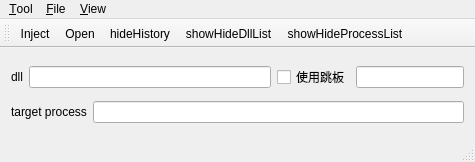
<?xml version="1.0" encoding="UTF-8"?>
<ui version="4.0">
 <class>summerInjectClass</class>
 <widget class="QMainWindow" name="summerInjectClass">
  <property name="geometry">
   <rect>
    <x>0</x>
    <y>0</y>
    <width>475</width>
    <height>162</height>
   </rect>
  </property>
  <property name="windowTitle">
   <string>summerInject</string>
  </property>
  <property name="windowIcon">
   <iconset resource="summerinject.qrc">
    <normaloff>:/summerInject/Resources/MainIcon.png</normaloff>:/summerInject/Resources/MainIcon.png</iconset>
  </property>
  <widget class="QWidget" name="centralWidget">
   <layout class="QVBoxLayout" name="verticalLayout">
    <item>
     <layout class="QHBoxLayout" name="horizontalLayout_2">
      <item>
       <widget class="QLabel" name="label">
        <property name="text">
         <string>dll</string>
        </property>
       </widget>
      </item>
      <item>
       <widget class="QLineEdit" name="lineEdit_dllPath"/>
      </item>
      <item>
       <widget class="QCheckBox" name="checkBox_Trampoline">
        <property name="text">
         <string>使用跳板</string>
        </property>
       </widget>
      </item>
      <item>
       <widget class="QLineEdit" name="lineEdit_TrampolineProcessName">
        <property name="sizePolicy">
         <sizepolicy hsizetype="Fixed" vsizetype="Fixed">
          <horstretch>0</horstretch>
          <verstretch>0</verstretch>
         </sizepolicy>
        </property>
       </widget>
      </item>
     </layout>
    </item>
    <item>
     <layout class="QHBoxLayout" name="horizontalLayout">
      <item>
       <widget class="QLabel" name="label_2">
        <property name="text">
         <string>target process</string>
        </property>
       </widget>
      </item>
      <item>
       <widget class="QLineEdit" name="lineEdit_targetProcess"/>
      </item>
     </layout>
    </item>
   </layout>
  </widget>
  <widget class="QMenuBar" name="menuBar">
   <property name="geometry">
    <rect>
     <x>0</x>
     <y>0</y>
     <width>475</width>
     <height>17</height>
    </rect>
   </property>
   <widget class="QMenu" name="menuTool_t">
    <property name="title">
     <string>&amp;Tool</string>
    </property>
    <addaction name="actionInject"/>
   </widget>
   <widget class="QMenu" name="menu_File">
    <property name="title">
     <string>&amp;File</string>
    </property>
    <addaction name="action_OpenFile"/>
   </widget>
   <widget class="QMenu" name="menu_View">
    <property name="title">
     <string>&amp;View</string>
    </property>
    <addaction name="actionHide_History"/>
    <addaction name="action_showHideDllList"/>
    <addaction name="actionShowHideProcessList"/>
   </widget>
   <addaction name="menuTool_t"/>
   <addaction name="menu_File"/>
   <addaction name="menu_View"/>
  </widget>
  <widget class="QToolBar" name="mainToolBar">
   <property name="cursor">
    <cursorShape>CrossCursor</cursorShape>
   </property>
   <property name="iconSize">
    <size>
     <width>24</width>
     <height>24</height>
    </size>
   </property>
   <attribute name="toolBarArea">
    <enum>TopToolBarArea</enum>
   </attribute>
   <attribute name="toolBarBreak">
    <bool>false</bool>
   </attribute>
   <addaction name="actionInject"/>
   <addaction name="action_OpenFile"/>
   <addaction name="actionHide_History"/>
   <addaction name="action_showHideDllList"/>
   <addaction name="actionShowHideProcessList"/>
  </widget>
  <widget class="QStatusBar" name="statusBar"/>
  <action name="actionInject">
   <property name="icon">
    <iconset resource="summerinject.qrc">
     <normaloff>:/summerInject/Resources/flashget.png</normaloff>:/summerInject/Resources/flashget.png</iconset>
   </property>
   <property name="text">
    <string>&amp;Inject</string>
   </property>
   <property name="toolTip">
    <string>注入</string>
   </property>
   <property name="whatsThis">
    <string>注入按钮</string>
   </property>
  </action>
  <action name="action_OpenFile">
   <property name="icon">
    <iconset resource="summerinject.qrc">
     <normaloff>:/summerInject/Resources/openfile.png</normaloff>:/summerInject/Resources/openfile.png</iconset>
   </property>
   <property name="text">
    <string>&amp;Open</string>
   </property>
   <property name="toolTip">
    <string>打开dll文件</string>
   </property>
   <property name="whatsThis">
    <string>打开dll文件</string>
   </property>
  </action>
  <action name="actionHide_History">
   <property name="checkable">
    <bool>true</bool>
   </property>
   <property name="icon">
    <iconset resource="summerinject.qrc">
     <normaloff>:/summerInject/Resources/Impress.png</normaloff>:/summerInject/Resources/Impress.png</iconset>
   </property>
   <property name="text">
    <string>hide&amp;History</string>
   </property>
   <property name="toolTip">
    <string>显示/隐藏DLL历史列表</string>
   </property>
  </action>
  <action name="action_showHideDllList">
   <property name="checkable">
    <bool>true</bool>
   </property>
   <property name="icon">
    <iconset resource="summerinject.qrc">
     <normaloff>:/summerInject/Resources/showhideDllList.png</normaloff>:/summerInject/Resources/showhideDllList.png</iconset>
   </property>
   <property name="text">
    <string>showHideDllList</string>
   </property>
   <property name="toolTip">
    <string>显示/隐藏进程内DLL列表</string>
   </property>
  </action>
  <action name="actionShowHideProcessList">
   <property name="checkable">
    <bool>true</bool>
   </property>
   <property name="icon">
    <iconset resource="summerinject.qrc">
     <normaloff>:/summerInject/Resources/uTorrent.png</normaloff>:/summerInject/Resources/uTorrent.png</iconset>
   </property>
   <property name="text">
    <string>showHideProcessList</string>
   </property>
   <property name="toolTip">
    <string>显示/隐藏进程列表</string>
   </property>
  </action>
 </widget>
 <layoutdefault spacing="6" margin="11"/>
 <resources>
  <include location="summerinject.qrc"/>
 </resources>
 <connections/>
</ui>
